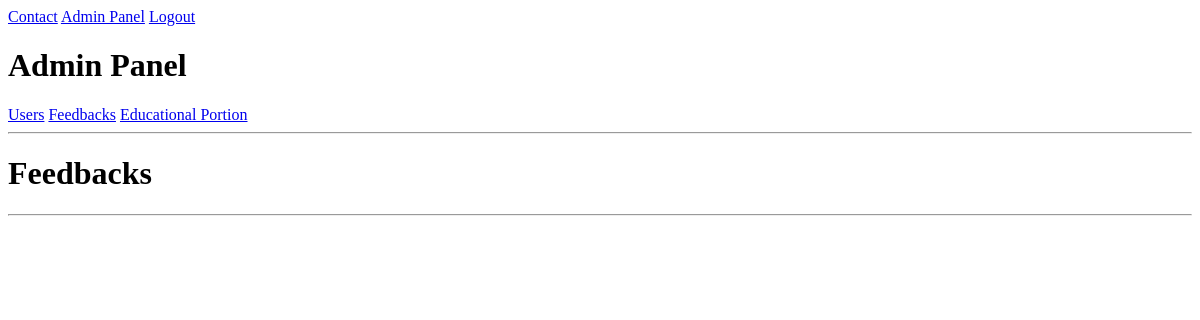
Page /admin_panel/feedbacks (signed in) on the earlier database version.
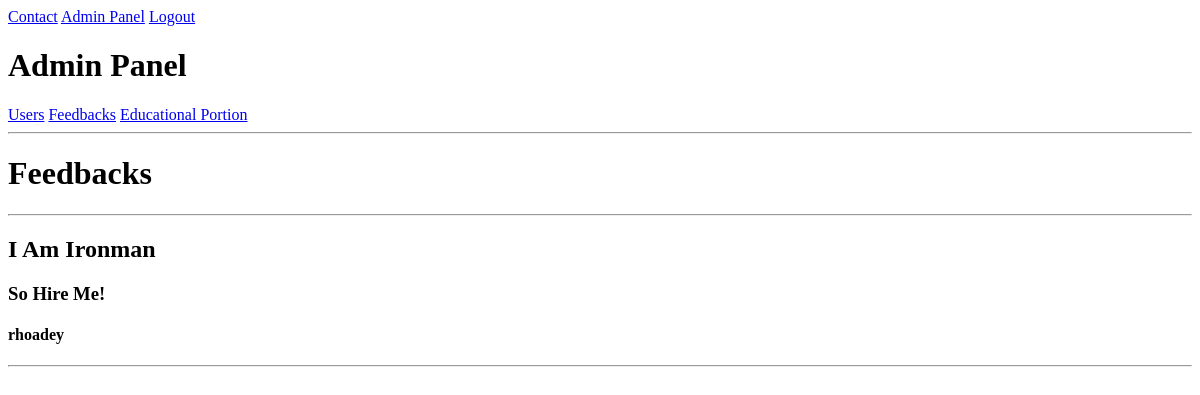
Same page on the later database version.
### game/models.py (models this page shows)
class Feedback(models.Model):
    subject = models.CharField(max_length=255)
    message = models.TextField()
    given_by = models.ForeignKey(User, on_delete=models.CASCADE)
    dealt_with = models.BooleanField()
    created = models.DateTimeField(auto_now_add=True)

### game/views.py (the view)
# urls.py: path("admin_panel/feedbacks", views.admin_panel_feedbacks_view, name="admin_panel_feedbacks"),
def admin_panel_feedbacks_view(request):
    if not request.user.is_superuser and not request.user.is_staff:
        return redirect("home")
    feedbacks = Feedback.objects.order_by("dealt_with").order_by("-created")
    context = {"feedbacks": feedbacks}
    return render(request, "admin_panel/feedbacks.html", context)

### game/templates/admin_panel/feedbacks.html (shortened to what this page needs)
{% extends "layout.html" %} {% block content %} {% include "./admin_nav.html" %}
<h1>Feedbacks</h1>
<hr />
{% for feedback in feedbacks %}
<h2>{{feedback.subject}}</h2>
<h3>{{feedback.message}}</h3>
<h4>{{feedback.given_by.username}}</h4>
<hr />
{% endfor %} {% endblock content %}

Differences in the rows shown:
added Feedback: subject "I Am Ironman", message "So Hire Me!", given_by.username "rhoadey"
